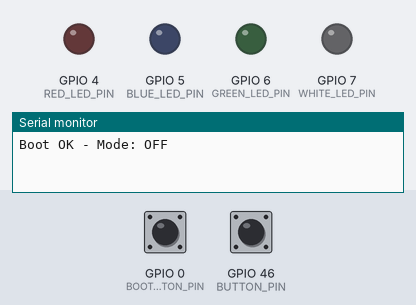
Recording of a program running on a simulated ESP32-S3. Shown: output pins drawn as LEDs (lit = HIGH), the last lines printed to the serial monitor. The inputs (shaded band) are chosen by the test bench; at power-on: GPIO 0 (BOOT_BUTTON_PIN) HIGH, GPIO 46 (BUTTON_PIN) HIGH. Random numbers use the default seed unless the program sets one.

Above: at 2.2 s.
2.3 s: GPIO 0 (BOOT_BUTTON_PIN) pulled LOW for 1 s
At 3.2 s:
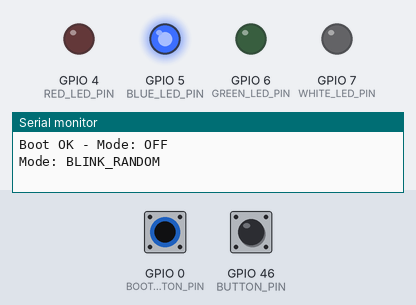
6.0 s: GPIO 46 (BUTTON_PIN) pulled LOW for 1 s
8.5 s: GPIO 46 (BUTTON_PIN) pulled LOW for 3.2 s
At 9.4 s:
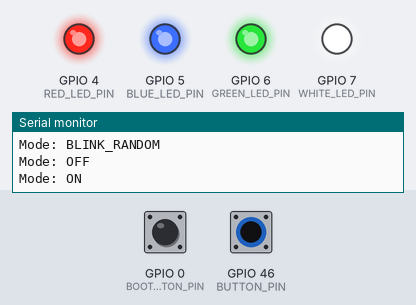
13.2 s: GPIO 0 (BOOT_BUTTON_PIN) pulled LOW for 3.2 s
At 14.2 s:
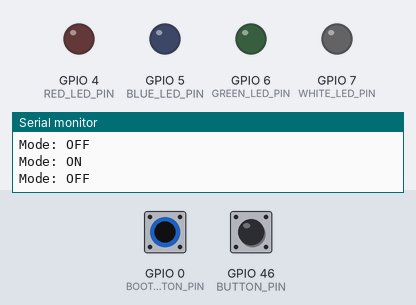
Timing chart, 0 to 16.2 s (numbered marks = the images above; inputs shaded):
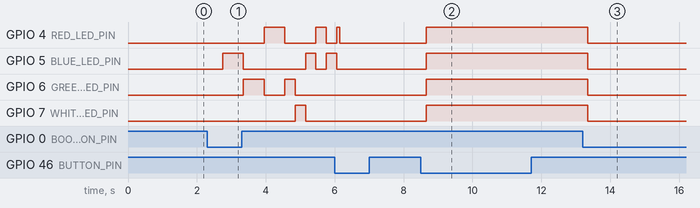

Measured:
- after the input at 2.3 s, GPIO 4 (RED_LED_PIN): LOW → HIGH after 1.7 s, → LOW 0.60 s later, → HIGH 0.90 s later, → LOW 0.30 s later; GPIO 5 (BLUE_LED_PIN): goes HIGH 0.60 s, LOW 1.8 s, HIGH 0.30 s, LOW 0.30 s, then HIGH, starting after 0.45 s
- after the input at 8.5 s, GPIO 4 (RED_LED_PIN), GPIO 5 (BLUE_LED_PIN), GPIO 6 (GREEN_LED_PIN), GPIO 7 (WHITE_LED_PIN): LOW → HIGH after 0.15 s
- after the input at 13.2 s, GPIO 4 (RED_LED_PIN), GPIO 5 (BLUE_LED_PIN), GPIO 6 (GREEN_LED_PIN), GPIO 7 (WHITE_LED_PIN): HIGH → LOW after 0.15 s

The program:

main.cpp
```cpp
#include <Arduino.h>

#define RED_LED_PIN 4
#define BLUE_LED_PIN 5
#define GREEN_LED_PIN 6
#define WHITE_LED_PIN 7
#define BUTTON_PIN 46
#define BOOT_BUTTON_PIN 0

enum class BlinkMode {
  OFF,
  ON,
  BLINK_SLOW,
  BLINK,
  BLINK_FAST,
  BLINK_BY_QUERY,
  BLINK_RANDOM,
};

// --- Debounce state ---
bool lastReading = HIGH;
bool lastStableState = HIGH;
unsigned long lastDebounceTime = 0;
bool lastReadingBack = HIGH;
bool lastStableStateBack = HIGH;
unsigned long lastDebounceTimeBack = 0;
const unsigned long DEBOUNCE_DELAY = 150;

// --- Non-blocking blink state ---
bool ledState = false;
unsigned long lastBlinkTime = 0;

int queryLedIndex = 0;
unsigned long lastTime = 0;
const unsigned long BLINK_INTERVAL = 300;  // ms per LED, adjust to taste


const int QUERY_PINS[] = { RED_LED_PIN, BLUE_LED_PIN, GREEN_LED_PIN, WHITE_LED_PIN };
const int QUERY_COUNT = 4;

BlinkMode currentMode = BlinkMode::OFF;

void setup() {
  randomSeed(esp_random());
  Serial.begin(115200);
  delay(1000);

  pinMode(RED_LED_PIN, OUTPUT);
  pinMode(BLUE_LED_PIN, OUTPUT);
  pinMode(GREEN_LED_PIN, OUTPUT);
  pinMode(WHITE_LED_PIN, OUTPUT);
  pinMode(BUTTON_PIN, INPUT_PULLUP);
  pinMode(BOOT_BUTTON_PIN, INPUT_PULLUP);

  Serial.println("Boot OK - Mode: OFF");
}

void setAllLEDs(bool state) {
  digitalWrite(RED_LED_PIN,   state ? HIGH : LOW);
  digitalWrite(BLUE_LED_PIN,  state ? HIGH : LOW);
  digitalWrite(GREEN_LED_PIN, state ? HIGH : LOW);
  digitalWrite(WHITE_LED_PIN, state ? HIGH : LOW);
}

const char* blinkModeToString(BlinkMode mode) {
  switch (mode) {
    case BlinkMode::OFF:        return "OFF";
    case BlinkMode::ON:         return "ON";
    case BlinkMode::BLINK_SLOW: return "BLINK_SLOW";
    case BlinkMode::BLINK:      return "BLINK";
    case BlinkMode::BLINK_FAST: return "BLINK_FAST";
    case BlinkMode::BLINK_BY_QUERY: return "BLINK_BY_QUERY";
    case BlinkMode::BLINK_RANDOM: return "BLINK_RANDOM";
    default:                    return "UNKNOWN";
  }
}

void cycleMode() {
  switch (currentMode) {
    case BlinkMode::OFF:        currentMode = BlinkMode::ON;         break;
    case BlinkMode::ON:         currentMode = BlinkMode::BLINK_SLOW; break;
    case BlinkMode::BLINK_SLOW: currentMode = BlinkMode::BLINK;      break;
    case BlinkMode::BLINK:      currentMode = BlinkMode::BLINK_FAST; break;
    case BlinkMode::BLINK_FAST: currentMode = BlinkMode::BLINK_BY_QUERY;        break;
    case BlinkMode::BLINK_BY_QUERY: currentMode = BlinkMode::BLINK_RANDOM;   break;
    case BlinkMode::BLINK_RANDOM: currentMode = BlinkMode::OFF;   break;

  }
ledState = false;
  lastBlinkTime = millis();
  queryLedIndex = 0;        // ← add
  lastTime = millis(); // ← add
  setAllLEDs(false);        // ← add, clean slate on mode change
  Serial.print("Mode: ");
  Serial.println(blinkModeToString(currentMode));
}

void previousMode() {
  switch (currentMode) {
    case BlinkMode::OFF:           currentMode = BlinkMode::BLINK_RANDOM;    break;
    case BlinkMode::ON:            currentMode = BlinkMode::OFF;              break;
    case BlinkMode::BLINK_SLOW:    currentMode = BlinkMode::ON;              break;
    case BlinkMode::BLINK:         currentMode = BlinkMode::BLINK_SLOW;      break;
    case BlinkMode::BLINK_FAST:    currentMode = BlinkMode::BLINK;           break;
    case BlinkMode::BLINK_BY_QUERY: currentMode = BlinkMode::BLINK_FAST; break;
    case BlinkMode::BLINK_RANDOM:  currentMode = BlinkMode::BLINK_BY_QUERY; break;
  }
  ledState = false;
  lastBlinkTime = millis();
  queryLedIndex = 0;
  lastTime = millis();
  setAllLEDs(false);
  Serial.print("Mode: ");
  Serial.println(blinkModeToString(currentMode));
}

void blinkLED(BlinkMode mode) {
  switch (mode) {
    case BlinkMode::OFF:
      setAllLEDs(false);
      break;

    case BlinkMode::ON:
      setAllLEDs(true);
      break;

    case BlinkMode::BLINK_SLOW:
    case BlinkMode::BLINK:
    case BlinkMode::BLINK_FAST: {
      unsigned long interval =
        (mode == BlinkMode::BLINK_SLOW) ? 1000 :
        (mode == BlinkMode::BLINK)      ? 250  : 50;

      if (millis() - lastBlinkTime >= interval) {
        ledState = !ledState;
        setAllLEDs(ledState);
        lastBlinkTime = millis();
      }
      break;
    }
    case BlinkMode::BLINK_BY_QUERY: {
      if (millis() - lastTime >= BLINK_INTERVAL) {
        // Turn off all, then light current one
        setAllLEDs(false);
        digitalWrite(QUERY_PINS[queryLedIndex], HIGH);
        queryLedIndex = (queryLedIndex + 1) % QUERY_COUNT;
        lastTime = millis();
      }
      break;
    }
    case BlinkMode::BLINK_RANDOM: {
      if (millis() - lastTime >= BLINK_INTERVAL) {
        setAllLEDs(false);
        digitalWrite(QUERY_PINS[random(QUERY_COUNT)], HIGH);
        lastTime = millis();
      }
      break;
    }
  }
}

void loop() {
  bool reading = digitalRead(BUTTON_PIN);

  // Reset debounce timer on any change
  if (reading != lastReading) {
    lastDebounceTime = millis();
    lastReading = reading;
  }

  // Only act after signal has been stable for DEBOUNCE_DELAY
  if ((millis() - lastDebounceTime) > DEBOUNCE_DELAY) {
    if (lastReading != lastStableState) {
      lastStableState = lastReading;
      if (lastStableState == LOW) {  // falling edge = button pressed
        cycleMode();
      }
    }
  }

  // --- Boot button (GPIO 0) — previous mode ---
  bool readingBack = digitalRead(BOOT_BUTTON_PIN);

  if (readingBack != lastReadingBack) {
    lastDebounceTimeBack = millis();
    lastReadingBack = readingBack;
  }

  if ((millis() - lastDebounceTimeBack) > DEBOUNCE_DELAY) {
    if (lastReadingBack != lastStableStateBack) {
      lastStableStateBack = lastReadingBack;
      if (lastStableStateBack == LOW) {
        previousMode();
      }
    }
  }

  blinkLED(currentMode);
}
```
